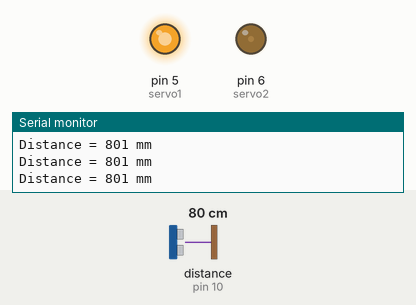
Bench run of a sketch on a simulated Arduino Uno, built with avr-gcc and run on an emulated ATmega328P. Shown: output pins drawn as LEDs (lit = HIGH), the last lines printed to the serial monitor. Wiring (inferred from the names in the program): ultrasonic range finder: trigger pin 11; echo pin 10. The inputs (shaded band) are chosen by the test bench; at power-on: distance to the obstacle (sensor on pin 10) 80 cm. The echo pulse lasts 58.3 µs per cm; pins used as bus, display or sensor lines are not drawn.

Above: at 1.2 s.
1.3 s: distance to the obstacle (sensor on pin 10) set to 17 cm
4.3 s: distance to the obstacle (sensor on pin 10) set to 14 cm
At 5.5 s:
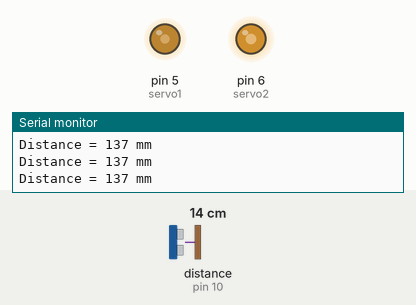
5.8 s: distance to the obstacle (sensor on pin 10) set to 18 cm
At 6.6 s:
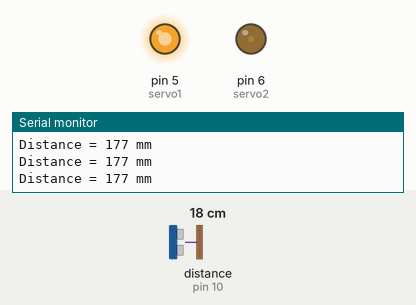
7.3 s: distance to the obstacle (sensor on pin 10) set to 9 cm
At 8.3 s:
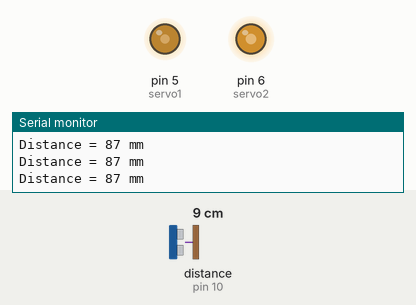
Timing chart, 0 to 9.8 s (numbered marks = the images above; inputs shaded):
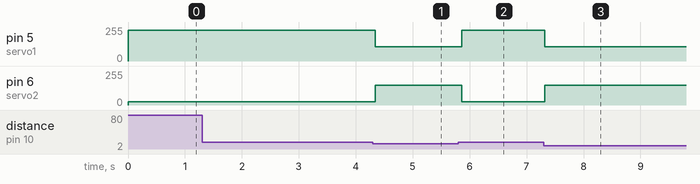

The sketch:

Scout_Bot.ino
```cpp
const int trigpin = 11;
const int echopin = 10;
#define servo1 5
#define servo2 6
long Duration = 0;

void setup()
{
  pinMode(trigpin, OUTPUT);
  pinMode(echopin, INPUT);
  pinMode(servo1, OUTPUT);
  pinMode(servo2, OUTPUT);
  Serial.begin(9600);
}


void loop()
{
  digitalWrite(trigpin, LOW);
delayMicroseconds(2);
digitalWrite(trigpin, HIGH);
delayMicroseconds(10);
digitalWrite(trigpin, LOW);

Duration = pulseIn(echopin, HIGH);
long Distance_mm = Distance(Duration);
Serial.print("Distance = ");
Serial.print(Distance_mm);
Serial.println(" mm");
delay(50);
}

long Distance(long time)
{
  long DistanceCalc;
  DistanceCalc = ((time/2.9)/2);

  if (DistanceCalc < 150) {
   analogWrite(servo1, -150);
  analogWrite(servo2, 150);
 delay (50);

  }
    else {
    analogWrite (servo2, -230);
    analogWrite (servo1, 230);

    }

  return DistanceCalc;
}
```

Measured:
- the behaviour switches between 16 and 15 cm on distance to the obstacle (sensor on pin 10) (found by bisection; images 0 and 1)
- after the input at 4.3 s, pin 5 (servo1): 230/255 → 106/255 at once; pin 6 (servo2): 26/255 → 150/255 at once
- after the input at 5.8 s, pin 5 (servo1): 106/255 → 230/255 after 0.06 s; pin 6 (servo2): 150/255 → 26/255 after 0.06 s
- after the input at 7.3 s, pin 5 (servo1): 230/255 → 106/255 at once; pin 6 (servo2): 26/255 → 150/255 at once
